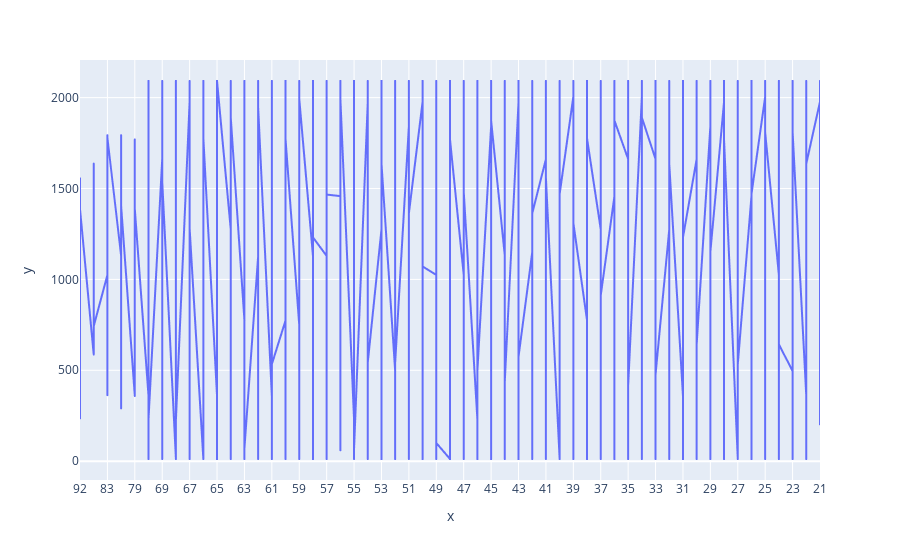

Notebook code cell kept with this figure:
### Code cell
df_grouped=df.groupby("Age").agg({"product_id":"max",
                                          "Age":"mean",
                                          "transaction_date":"min",
                                          "list_price":"sum",
                                          "standard_cost":"sum"})
df_grouped.head()
fig2 = px.bar(x=df_grouped.Age, y = df_grouped.list_price)
fig2.update_xaxes(type='category')
fig2.show()

### Figure 1 — Plotly figure (JSON) as saved in the notebook; plotly's stock layout.template omitted (floating-point values rounded to 4 significant figures; data arrays with more than 128 entries replaced by an {"elided": "..."} marker saying what was removed)
{"data": [{"hovertemplate": "x=%{x}<br>y=%{y}<extra></extra>", "legendgroup": "", "line": {"color": "#636efa", "dash": "solid"}, "marker": {"symbol": "circle"}, "mode": "lines", "name": "", "showlegend": false, "type": "scattergl", "x": {"elided": "19002 int values"}, "xaxis": "x", "y": {"elided": "19002 float values"}, "yaxis": "y"}], "layout": {"legend": {"tracegroupgap": 0}, "margin": {"t": 60}, "xaxis": {"anchor": "y", "domain": [0, 1], "title": {"text": "x"}, "type": "category"}, "yaxis": {"anchor": "x", "domain": [0, 1], "title": {"text": "y"}}}}
